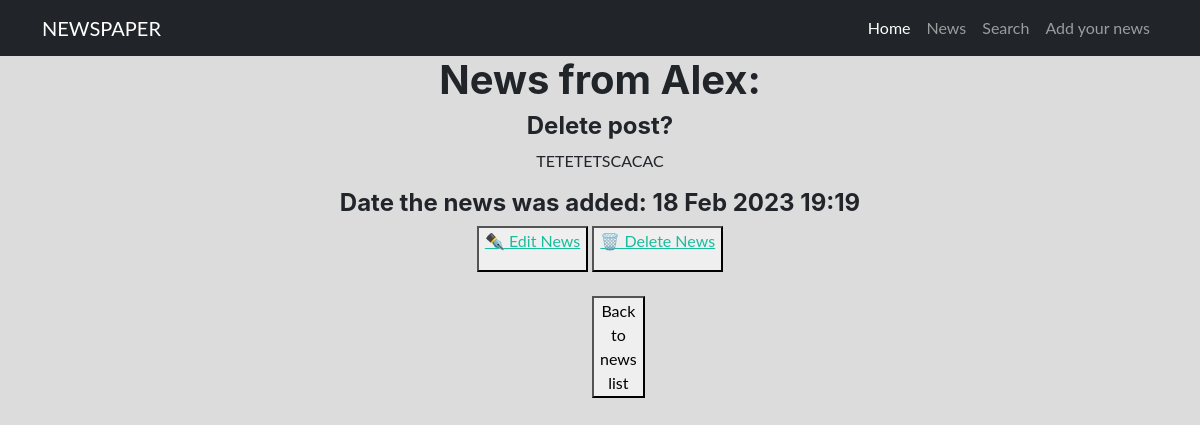
The app's page /news/30 with its own data.
### news/models.py (models this page shows, shortened)
class Post(models.Model):
    post_link_author = models.ForeignKey(Author, on_delete=models.CASCADE)
    news = 'N'
    articles = 'A'
    CATEGORY_CHOICES = [
        (news, 'Новости'),
        (articles, 'Статьи')
    ]
    categoryType = models.CharField(max_length=1,
                                    choices=CATEGORY_CHOICES,
                                    default=news)
    post_data = models.DateTimeField(auto_now_add=True)  # дата создания объекта
    post_link_category = models.ManyToManyField(Category, through='PostCategory')
    title = models.CharField(max_length=255)
    text = models.TextField()
    rating = models.FloatField(default=0)

class Author(models.Model):
    authors_link_user = models.OneToOneField(User, on_delete=models.CASCADE)
    author_rating = models.FloatField(default=0)
    def __str__(self):
        return self.authors_link_user.username.title()

### news/views.py (the view)
# urls.py: path('<int:pk>', PostDetail.as_view(), name='post'),  # pk — это первичный ключ новости, который будет выводиться у нас в шаблон
class PostDetail(DetailView):
    model = Post # модель всё та же, но мы хотим получить детали конкретно отдельного поста
    template_name = 'post.html'  # название шаблона будет post.html
    context_object_name = 'post'  # название объекта

### news/templatetags/custom_filters.py (called while the page is built)
@register.filter(name='censor')
def censor(value, arg):
    for i in value.split():
        if i.lower() in ban_words:
            value = value.replace(i, arg)
    return value

### templates/post.html (shortened to what this page needs)
{% extends 'flatpages/default.html' %}
{% load custom_filters %}
{% block content %}
<h1 align="center">News from {{ post.post_link_author }}:<h4 align="center">{{ post.title|censor:'*****' }}</h4></h1>
<p align="center">{{ post.text|censor:'*****' }}</p>
<h4 align="center">Date the news was added: {{ post.post_data|date:'d M Y H:i' }}</h4>
<div align="center">
    <button><a href="{% url 'post_edit' post.pk %}">✒ Edit News</a></p></button>
    <button><a href="{% url 'post_delete' post.pk %}">🗑 Delete News</a></p></button>
    <br>
    <br>
    <a href="/news"><button style="margin:0 550px">Back to news list</button></a>
</div>
{% endblock content %}

### records on screen
Post: post_link_author "Alex", title|censor "Delete post?", text|censor "TETETETSCACAC", post_data "18 Feb 2023 19:19"
